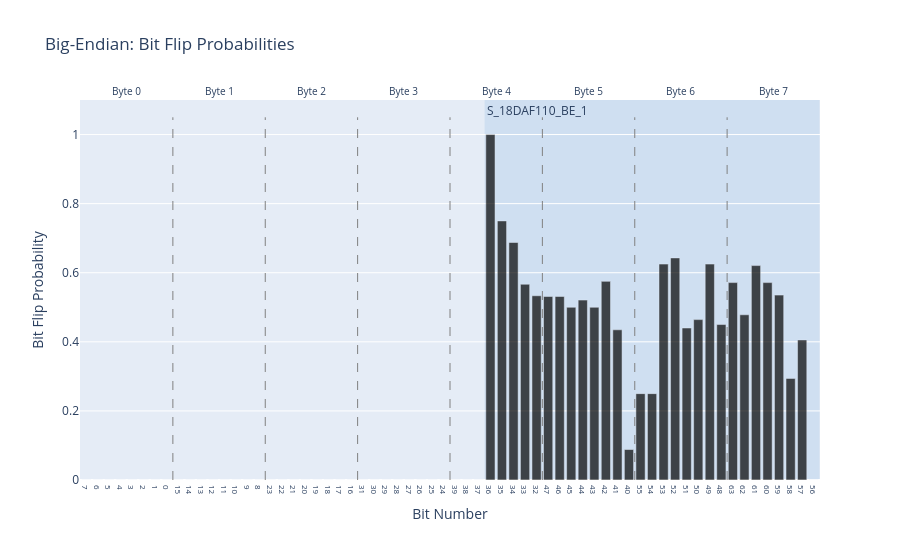

This figure's notebook cell:
### Markdown cell above
## Engine RMP

### Code cell
# Engine RPM
message_rpm = decoder.get_message('18DAF110', [5, 98, 1, 213])
decoder.plot_message_from_id('18DAF110', [5, 98, 1, 213])

### Figure 1 — Plotly figure (JSON) as saved in the notebook; plotly's stock layout.template omitted (floating-point values rounded to 4 significant figures)
{"data": [{"marker": {"color": "black"}, "name": "Bit Flip Probability", "opacity": 0.7, "type": "bar", "x": [0, 1, 2, 3, 4, 5, 6, 7, 8, 9, 10, 11, 12, 13, 14, 15, 16, 17, 18, 19, 20, 21, 22, 23, 24, 25, 26, 27, 28, 29, 30, 31, 32, 33, 34, 35, 36, 37, 38, 39, 40, 41, 42, 43, 44, 45, 46, 47, 48, 49, 50, 51, 52, 53, 54, 55, 56, 57, 58, 59, 60, 61, 62, 63], "y": [0.0, 0.0, 0.0, 0.0, 0.0, 0.0, 0.0, 0.0, 0.0, 0.0, 0.0, 0.0, 0.0, 0.0, 0.0, 0.0, 0.0, 0.0, 0.0, 0.0, 0.0, 0.0, 0.0, 0.0, 0.0, 0.0, 0.0, 0.0, 0.0, 0.0, 0.0, 0.0, 0.0, 0.0, 0.0, 1.0, 0.75, 0.6875, 0.5667, 0.5333, 0.5312, 0.5312, 0.5, 0.5208, 0.5, 0.575, 0.4348, 0.08824, 0.25, 0.25, 0.625, 0.6429, 0.44, 0.4643, 0.625, 0.45, 0.5714, 0.4783, 0.6207, 0.5714, 0.5352, 0.2941, 0.4054, 0.0]}], "layout": {"annotations": [{"font": {"size": 10}, "showarrow": false, "text": "Byte 0", "x": 3.5, "xanchor": "center", "xref": "x", "y": 1, "yanchor": "bottom", "yref": "y domain"}, {"font": {"size": 10}, "showarrow": false, "text": "Byte 1", "x": 11.5, "xanchor": "center", "xref": "x", "y": 1, "yanchor": "bottom", "yref": "y domain"}, {"font": {"size": 10}, "showarrow": false, "text": "Byte 2", "x": 19.5, "xanchor": "center", "xref": "x", "y": 1, "yanchor": "bottom", "yref": "y domain"}, {"font": {"size": 10}, "showarrow": false, "text": "Byte 3", "x": 27.5, "xanchor": "center", "xref": "x", "y": 1, "yanchor": "bottom", "yref": "y domain"}, {"font": {"size": 10}, "showarrow": false, "text": "Byte 4", "x": 35.5, "xanchor": "center", "xref": "x", "y": 1, "yanchor": "bottom", "yref": "y domain"}, {"font": {"size": 10}, "showarrow": false, "text": "Byte 5", "x": 43.5, "xanchor": "center", "xref": "x", "y": 1, "yanchor": "bottom", "yref": "y domain"}, {"font": {"size": 10}, "showarrow": false, "text": "Byte 6", "x": 51.5, "xanchor": "center", "xref": "x", "y": 1, "yanchor": "bottom", "yref": "y domain"}, {"font": {"size": 10}, "showarrow": false, "text": "Byte 7", "x": 59.5, "xanchor": "center", "xref": "x", "y": 1, "yanchor": "bottom", "yref": "y domain"}, {"showarrow": false, "text": "S_18DAF110_BE_1", "x": 34.5, "xanchor": "left", "xref": "x", "y": 1, "yanchor": "top", "yref": "y domain"}], "legend": {"font": {"size": 8}, "orientation": "h", "x": 0.5, "xanchor": "center", "y": -0.2}, "shapes": [{"line": {"color": "gray", "dash": "dash", "width": 1}, "type": "line", "x0": 7.5, "x1": 7.5, "y0": 0, "y1": 1.05}, {"line": {"color": "gray", "dash": "dash", "width": 1}, "type": "line", "x0": 15.5, "x1": 15.5, "y0": 0, "y1": 1.05}, {"line": {"color": "gray", "dash": "dash", "width": 1}, "type": "line", "x0": 23.5, "x1": 23.5, "y0": 0, "y1": 1.05}, {"line": {"color": "gray", "dash": "dash", "width": 1}, "type": "line", "x0": 31.5, "x1": 31.5, "y0": 0, "y1": 1.05}, {"line": {"color": "gray", "dash": "dash", "width": 1}, "type": "line", "x0": 39.5, "x1": 39.5, "y0": 0, "y1": 1.05}, {"line": {"color": "gray", "dash": "dash", "width": 1}, "type": "line", "x0": 47.5, "x1": 47.5, "y0": 0, "y1": 1.05}, {"line": {"color": "gray", "dash": "dash", "width": 1}, "type": "line", "x0": 55.5, "x1": 55.5, "y0": 0, "y1": 1.05}, {"line": {"color": "black", "width": 1}, "opacity": 0, "type": "rect", "x0": -0.5, "x1": 7.5, "xref": "x", "y0": 0, "y1": 1, "yref": "y domain"}, {"line": {"color": "black", "width": 1}, "opacity": 0, "type": "rect", "x0": 7.5, "x1": 15.5, "xref": "x", "y0": 0, "y1": 1, "yref": "y domain"}, {"line": {"color": "black", "width": 1}, "opacity": 0, "type": "rect", "x0": 15.5, "x1": 23.5, "xref": "x", "y0": 0, "y1": 1, "yref": "y domain"}, {"line": {"color": "black", "width": 1}, "opacity": 0, "type": "rect", "x0": 23.5, "x1": 31.5, "xref": "x", "y0": 0, "y1": 1, "yref": "y domain"}, {"line": {"color": "black", "width": 1}, "opacity": 0, "type": "rect", "x0": 31.5, "x1": 39.5, "xref": "x", "y0": 0, "y1": 1, "yref": "y domain"}, {"line": {"color": "black", "width": 1}, "opacity": 0, "type": "rect", "x0": 39.5, "x1": 47.5, "xref": "x", "y0": 0, "y1": 1, "yref": "y domain"}, {"line": {"color": "black", "width": 1}, "opacity": 0, "type": "rect", "x0": 47.5, "x1": 55.5, "xref": "x", "y0": 0, "y1": 1, "yref": "y domain"}, {"line": {"color": "black", "width": 1}, "opacity": 0, "type": "rect", "x0": 55.5, "x1": 63.5, "xref": "x", "y0": 0, "y1": 1, "yref": "y domain"}, {"fillcolor": "#79A8DD", "layer": "below", "line": {"width": 0}, "opacity": 0.2, "type": "rect", "x0": 34.5, "x1": 63.5, "xref": "x", "y0": 0, "y1": 1, "yref": "y domain"}], "title": {"text": "Big-Endian: Bit Flip Probabilities"}, "xaxis": {"tickfont": {"size": 8}, "tickmode": "array", "ticktext": [7, 6, 5, 4, 3, 2, 1, 0, 15, 14, 13, 12, 11, 10, 9, 8, 23, 22, 21, 20, 19, 18, 17, 16, 31, 30, 29, 28, 27, 26, 25, 24, 39, 38, 37, 36, 35, 34, 33, 32, 47, 46, 45, 44, 43, 42, 41, 40, 55, 54, 53, 52, 51, 50, 49, 48, 63, 62, 61, 60, 59, 58, 57, 56], "tickvals": [0, 1, 2, 3, 4, 5, 6, 7, 8, 9, 10, 11, 12, 13, 14, 15, 16, 17, 18, 19, 20, 21, 22, 23, 24, 25, 26, 27, 28, 29, 30, 31, 32, 33, 34, 35, 36, 37, 38, 39, 40, 41, 42, 43, 44, 45, 46, 47, 48, 49, 50, 51, 52, 53, 54, 55, 56, 57, 58, 59, 60, 61, 62, 63], "title": {"text": "Bit Number"}}, "yaxis": {"range": [0, 1.1], "title": {"text": "Bit Flip Probability"}}}}
